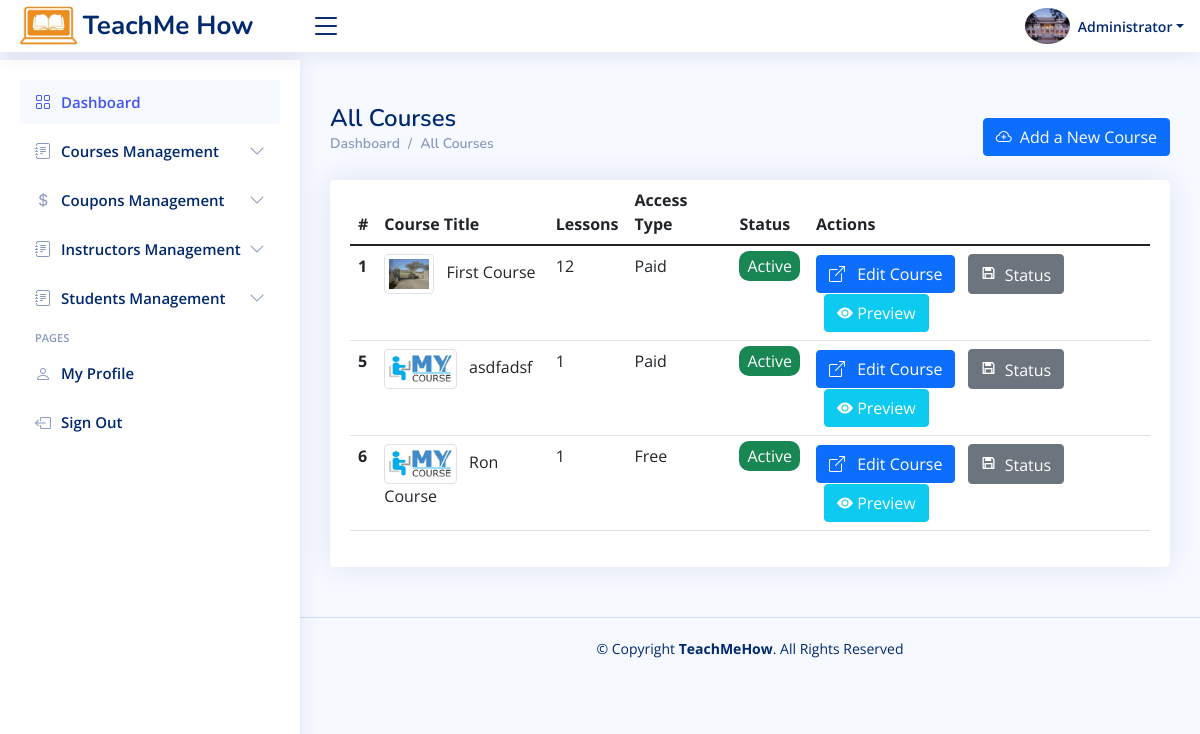
Page /instructor-all-courses.php (signed in) on the earlier database version.
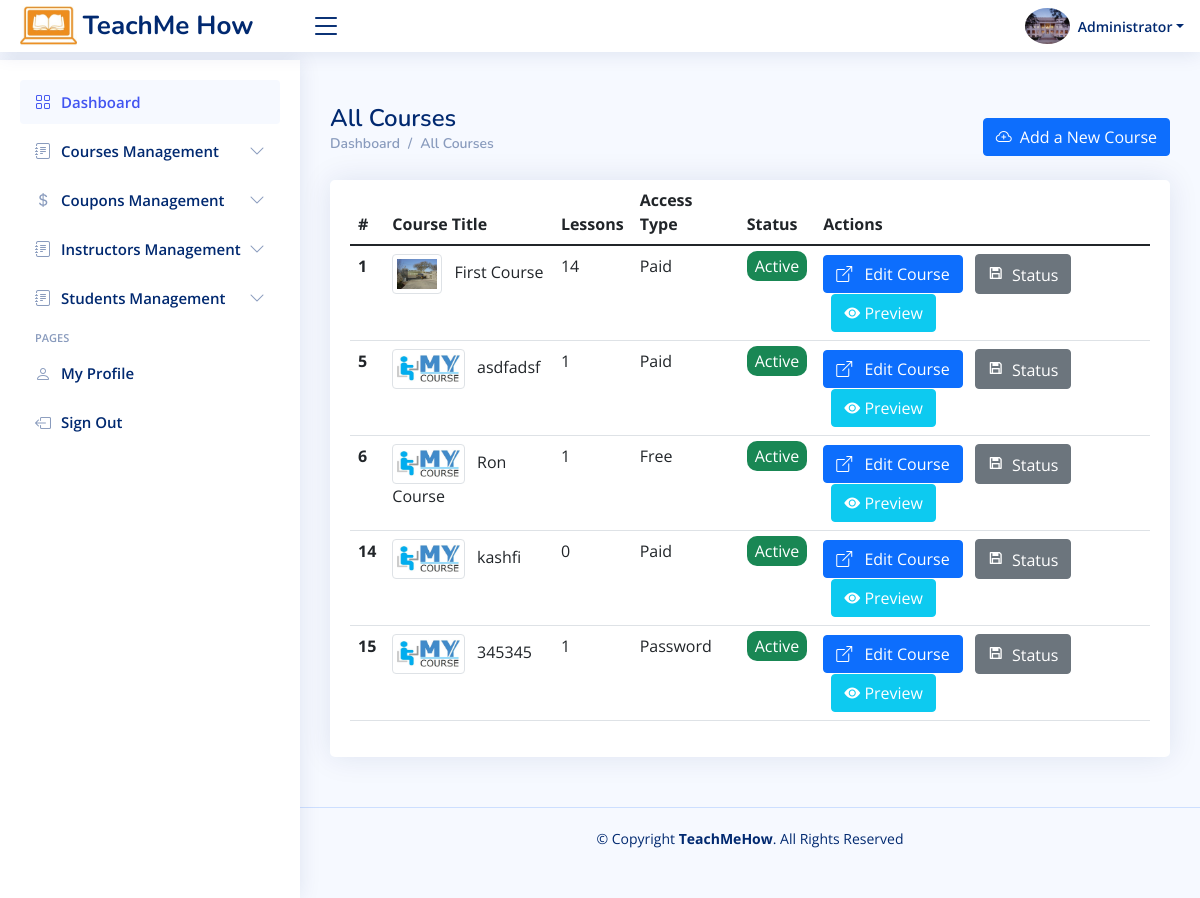
Same page on the later database version.
### tables this page shows
CREATE TABLE `users` (
  `id` int(11) NOT NULL,
  `firstname` varchar(20) NOT NULL,
  `lastname` varchar(20) NOT NULL,
  `email` varchar(50) NOT NULL,
  `contactNum` varchar(100) DEFAULT NULL,
  `address` varchar(200) DEFAULT NULL,
  `username` varchar(30) NOT NULL,
  `password` varchar(100) NOT NULL,
  `type` enum('Admin','Instructor','Student') NOT NULL,
  `verified` tinyint(1) NOT NULL DEFAULT 0,
  `pic` varchar(100) NOT NULL DEFAULT 'default.jpg',
  `isBlocked` tinyint(1) NOT NULL DEFAULT 0,
  `created_on` timestamp NOT NULL DEFAULT current_timestamp(),
  `about` varchar(1000) NOT NULL DEFAULT 'Some info about user, edit it form profile section.....   Some info about user, edit it form profile section.....'
);

CREATE TABLE `courses` (
  `id` int(10) NOT NULL,
  `instructor_id` int(10) NOT NULL,
  `title` varchar(200) NOT NULL,
  `thumbnail` varchar(100) NOT NULL DEFAULT 'default.jpg',
  `access` enum('Free','Registration','Paid','Password') NOT NULL,
  `description` varchar(1000) NOT NULL,
  `draft` tinyint(1) NOT NULL DEFAULT 0,
  `courseID` int(11) NOT NULL,
  `timeLimitType` enum('Without Time Limit','Days','Months','Years') DEFAULT NULL,
  `timeLimitValue` int(5) DEFAULT NULL,
  `registration_required_email` tinyint(1) DEFAULT NULL,
  `registration_required_phone` tinyint(1) DEFAULT NULL,
  `registration_required_address` tinyint(1) DEFAULT NULL,
  `registration_required_tos` tinyint(1) DEFAULT NULL,
  `price` int(5) DEFAULT NULL,
  `paypal_email` varchar(50) DEFAULT NULL,
  `instructor_name` varchar(50) NOT NULL,
  `back_clr` varchar(10) NOT NULL DEFAULT '#ffffff',
  `front_clr` varchar(10) NOT NULL DEFAULT '#000000',
  `page_background_type` enum('image','color') NOT NULL DEFAULT 'color',
  `page_background_image` varchar(100) DEFAULT NULL,
  `page_background_color` varchar(100) DEFAULT '#000000',
  `txtLessonBackground` varchar(10) DEFAULT NULL,
  `courseTitleBg` varchar(10) NOT NULL DEFAULT '#ffffff',
  `courseTitleFg` varchar(10) NOT NULL DEFAULT '#000',
  `signBgColor` varchar(10) NOT NULL DEFAULT '#ffffff',
  `signFgColor` varchar(10) NOT NULL DEFAULT '#000',
  `bottomLogo` varchar(100) NOT NULL DEFAULT 'default.png',
  `is_deleted` tinyint(1) NOT NULL DEFAULT 0,
  `coursePassword` varchar(100) DEFAULT NULL
);

### instructor-all-courses.php (the view, shortened to what this page needs)
<?php
    require_once "includes/app.php";
    $path = ROOT_DIR;
?>
<!DOCTYPE html>
<html lang="en">
<head>
    <?php
        require "includes/head.inc.php";
    ?>
</head>
<body>
    <?=require_once "includes/header.inc.php";?>
  <?php
  if($_SESSION["role"]=="Admin"){
      require_once "includes/adminSideBar.inc.php";
  }
  ?>
  <main id="main" class="main">
      <div class="pagetitle d-flex justify-content-between">
          <div>
              <h1>All Courses</h1>
              <nav>
                  <ol class="breadcrumb">
                      <li class="breadcrumb-item"><a href="<?=ROOT_DIR?>instructorDashboard.php">Dashboard</a></li>
                      <li class="breadcrumb-item">All Courses</li>
                  </ol>
              </nav>
          </div>
          <a class="btn btn-primary" href="instructor-create-course.php"><i class="bi bi-cloud-plus me-2"></i>Add a New Course</a>
      </div>
      <section class="section">
          <div class="row">
              <div class="col-lg-12">
                  <div class="card">
                      <div class="card-body">
                          <table class="table datatable">
                              <thead>
                              <tr>
                                  <th scope="col">#</th>
                                  <th scope="col">Course Title</th>
                                  <th scope="col">Lessons</th>
                                  <th scope="col">Access Type</th>
                                  <th scope="col">Status</th>
                                  <th scope="col">Actions</th>
                              </tr>
                              </thead>
                              <tbody>
                              <?php
                              $sql = "SELECT c.id as coursePrimaryKey, c.title, COUNT(l.course_id) AS total_lessons, c.thumbnail, c.access, c.draft, c.courseID, c.draft
                                        FROM courses c LEFT JOIN lessons l
                                        ON l.course_id = c.id GROUP BY c.id";
                              $res = mysqli_query($con, $sql);
                              while($row = mysqli_fetch_array($res)){
                                  $badgeClass = $row["draft"]==0 ? "success" : "warning";
                                  $badgeTxt = $row["draft"]==0 ? "Active" : "Draft";
                              ?>
                                  <tr>
                                      <th scope="row"><?=$row["coursePrimaryKey"]?></th>
                                      <td>
                                          <img style="max-height: 40px;" class="me-2 img-thumbnail" src="assets/img/courses-thumnail/<?=$row["thumbnail"]?>?> alt="">
                                          <?=$row["title"]?>
                                      </td>
                                      <td><?=$row["total_lessons"]?></td>
                                      <td><?=$row["access"]?></td>
                                      <td>
                                          <span style="border-radius: 10px" class="bg-<?=$badgeClass?> text-white px-2 py-1"><?=$badgeTxt?></span>
                                      </td>
                                      <td>
                                          <a href="instructor-view-course.php?courseID=<?=$row["coursePrimaryKey"]?>" class="btn btn-primary">
                                              <i class="bi bi-box-arrow-up-right me-2"></i>
                                              Edit Course
                                          </a>
                                          <button class="btn btn-secondary ms-2" data-bs-toggle="modal" data-bs-target="#draftCourseModel_<?=$row["coursePrimaryKey"]?>">
                                              <i class="ri-save-3-line me-1"></i> Status
                                          </button>
                                          <a target="_blank" class="btn btn-info text-white ms-2" href="course-123">
                                              <i class="bi bi-eye-fill"></i> Preview
                                          </a>
                                      </td>
                                  </tr>
                              <?php } ?>
                              </tbody>
                          </table>
                      </div>
                  </div>
              </div>
          </div>
      </section>
  </main>
  <?=require_once "includes/footer.inc.php";?>
</body>
</html>

### includes/head.inc.php (shortened to what this page needs)
<link href="<?=$path?>/assets/vendor/bootstrap/css/bootstrap.min.css" rel="stylesheet">
<link href="<?=$path?>assets/vendor/bootstrap-icons/bootstrap-icons.css" rel="stylesheet">
<link href="<?=$path?>assets/vendor/remixicon/remixicon.css" rel="stylesheet">
<link href="<?=$path?>assets/vendor/boxicons/css/boxicons.min.css" rel="stylesheet">
<link href="<?=$path?>assets/vendor/quill/quill.snow.css" rel="stylesheet">
<link href="<?=$path?>assets/vendor/quill/quill.bubble.css" rel="stylesheet">
<link href="<?=$path?>assets/vendor/simple-datatables/style.css" rel="stylesheet">
<link href="<?=$path?>assets/css/style.css?v=<?=rand()?>" rel="stylesheet">

### includes/header.inc.php (shortened to what this page needs)
<?php
$userID = $_SESSION["userID"];
$s = "SELECT pic FROM users WHERE id=$userID";
$res = mysqli_query($con, $s);
$picRow = mysqli_fetch_array($res);
$userPic = $picRow["pic"];
?>
<header id="header" class="header fixed-top" style="height: auto;<?=isset($_SESSION["impersonate"]) && $_SESSION["impersonate"] == true ? "margin-bottom: 147px": ""?>">
    <div class="d-flex align-items-center">
        <div class="d-flex align-items-center justify-content-between">
            <a href="#" class="logo d-flex align-items-center">
                <img src="<?=$path?>assets/img/logo_top.png" alt="">
                <span class="d-none d-lg-block">TeachMe How</span>
            </a>
            <i class="bi bi-list toggle-sidebar-btn"></i>
        </div>
        <nav class="header-nav ms-auto">
            <ul class="d-flex align-items-center">
                <li class="nav-item dropdown pe-3">
                    <a class="nav-link nav-profile d-flex align-items-center pe-0" href="#" data-bs-toggle="dropdown">
                        <img src="assets/img/profilePics/<?=$userPic?>" alt="Profile" class="rounded-circle">
                        <span class="d-none d-md-block dropdown-toggle ps-2"><?=$_SESSION["firstName"]?></span>
                    </a>
                </li>
            </ul>
        </nav>
    </div>
</header>

### includes/adminSideBar.inc.php (shortened to what this page needs)
<aside id="sidebar" class="sidebar">
    <ul class="sidebar-nav" id="sidebar-nav">
        <li class="nav-item">
            <a class="nav-link " href="<?=$path?>instructorDashboard.php">
                <i class="bi bi-grid"></i>
                <span>Dashboard</span>
            </a>
        </li>
        <li class="nav-item">
            <a class="nav-link collapsed" data-bs-target="#forms-nav" data-bs-toggle="collapse" href="#">
                <i class="bi bi-journal-text"></i><span>Courses Management</span><i class="bi bi-chevron-down ms-auto"></i>
            </a>
        </li>
        <li class="nav-item">
            <a class="nav-link collapsed" data-bs-target="#tables-nav" data-bs-toggle="collapse" href="#">
                <i class="bi bi-currency-dollar"></i><span>Coupons Management</span><i class="bi bi-chevron-down ms-auto"></i>
            </a>
        </li>
        <li class="nav-item">
            <a class="nav-link collapsed" data-bs-target="#third-collapse" data-bs-toggle="collapse" href="#">
                <i class="bi bi-journal-text"></i><span>Instructors Management</span><i class="bi bi-chevron-down ms-auto"></i>
            </a>
        </li>
        <li class="nav-item">
            <a class="nav-link collapsed" data-bs-target="#forth-collapse" data-bs-toggle="collapse" href="#">
                <i class="bi bi-journal-text"></i><span>Students Management</span><i class="bi bi-chevron-down ms-auto"></i>
            </a>
        </li>
        <li class="nav-heading">Pages</li>
        <li class="nav-item">
            <a class="nav-link collapsed" href="<?=$path?>profile.php">
                <i class="bi bi-person"></i>
                <span>My Profile</span>
            </a>
        </li>
        <li class="nav-item">
            <a class="nav-link collapsed" href="#">
                <i class="bi bi-box-arrow-left"></i>
                <span>Sign Out</span>
            </a>
        </li>
    </ul>
</aside>

### includes/footer.inc.php (shortened to what this page needs)
<footer id="footer" class="footer">
    <div class="copyright">
        &copy; Copyright <strong><span>TeachMeHow</span></strong>. All Rights Reserved
    </div>
    <div class="credits">
    </div>
</footer>

### assets/css/style.css (style rules this page uses)
:root { scroll-behavior: smooth; }
body { font-family: "Open Sans", sans-serif; background: #f6f9ff; color: #444444; }
a { color: #4154f1; text-decoration: none; }
h1, h2, h3, h4, h5, h6 { font-family: "Nunito", sans-serif; }
#main { margin-top: 60px; padding: 20px 30px; transition: all 0.3s; }
.pagetitle { margin-bottom: 10px; }
.pagetitle h1 { font-size: 24px; margin-bottom: 0; font-weight: 600; color: #012970; }
.card { margin-bottom: 30px; border: none; border-radius: 5px; box-shadow: 0px 0 30px rgba(1, 41, 112, 0.1); overflow: hidden; }
.card-body { padding: 0 20px 20px 20px; }
.breadcrumb { font-size: 14px; font-family: "Nunito", sans-serif; color: #899bbd; font-weight: 600; }
.breadcrumb a { color: #899bbd; transition: 0.3s; }
.breadcrumb .breadcrumb-item::before { color: #899bbd; }
.logo { line-height: 1; }
@media (min-width: 1200px) { .logo { width: 280px; } }
.logo img { max-height: 40px; margin-right: 6px; }
.logo span { font-size: 26px; font-weight: 700; color: #012970; font-family: "Nunito", sans-serif; }
.header { transition: all 0.5s; z-index: 997; height: 60px; box-shadow: 0px 2px 20px rgba(1, 41, 112, 0.1); background-color: #fff; padding-left: 20px; }
.header .toggle-sidebar-btn { font-size: 32px; padding-left: 10px; cursor: pointer; color: #012970; }
.header-nav ul { list-style: none; }
.header-nav > ul { margin: 0; padding: 0; }
.header-nav .nav-profile { color: #012970; }
.header-nav .nav-profile img { max-height: 36px; }
.header-nav .nav-profile span { font-size: 14px; font-weight: 600; }
.sidebar { position: fixed; top: 60px; left: 0; bottom: 0; width: 300px; z-index: 996; transition: all 0.3s; padding: 20px; overflow-y: auto; scrollbar-width: thin; scrollbar-color: #aab7cf transparent; box-shadow: 0px 0px 20px rgba(1, 41, 112, 0.1); background-color: #fff; }
@media (min-width: 1200px) { #main, #footer { margin-left: 300px; } }
.sidebar-nav { padding: 0; margin: 0; list-style: none; }
.sidebar-nav li { padding: 0; margin: 0; list-style: none; }
.sidebar-nav .nav-item { margin-bottom: 5px; }
.sidebar-nav .nav-heading { font-size: 11px; text-transform: uppercase; color: #899bbd; font-weight: 600; margin: 10px 0 5px 15px; }
.sidebar-nav .nav-link { display: flex; align-items: center; font-size: 15px; font-weight: 600; color: #4154f1; transition: 0.3; background: #f6f9ff; padding: 10px 15px; border-radius: 4px; }
.sidebar-nav .nav-link i { font-size: 16px; margin-right: 10px; color: #4154f1; }
.sidebar-nav .nav-link.collapsed { color: #012970; background: #fff; }
.sidebar-nav .nav-link.collapsed i { color: #899bbd; }
.sidebar-nav .nav-link .bi-chevron-down { margin-right: 0; transition: transform 0.2s ease-in-out; }
.footer { padding: 20px 0; font-size: 14px; transition: all 0.3s; border-top: 1px solid #cddfff; }
.footer .copyright { text-align: center; color: #012970; }
.footer .credits { padding-top: 5px; text-align: center; font-size: 13px; color: #012970; }

Differences in the rows shown:
changed courses "First Course": total_lessons "12" → "14"
added courses: id "14", thumbnail (placeholder picture), title "kashfi", total_lessons "0", access "Paid", draft "Active"
added courses: id "15", thumbnail (placeholder picture), title "345345", total_lessons "1", access "Password", draft "Active"
